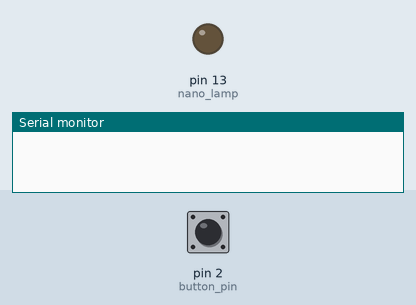
Bench run of a sketch on a simulated Arduino Uno, built with avr-gcc and run on an emulated ATmega328P. On the bench: output pins drawn as LEDs (lit = HIGH), the last lines printed to the serial monitor. The inputs (shaded band) are chosen by the test bench; at power-on: pin 2 (button_pin) HIGH.

Above: at 1.2 s.
1.3 s: pin 2 (button_pin) pulled LOW for 0.15 s
At 2.5 s:
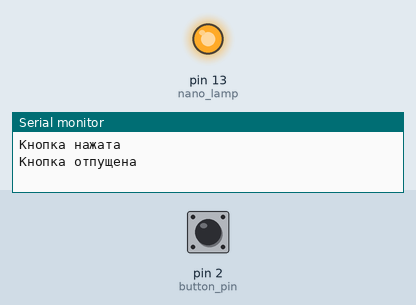
2.9 s: pin 2 (button_pin) pulled LOW for 1 s
At 3.7 s:
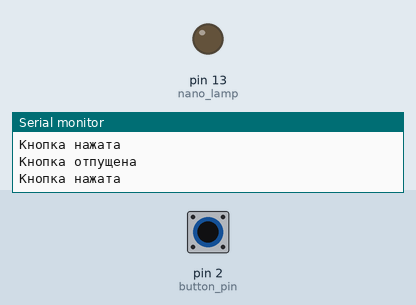
5.4 s: pin 2 (button_pin) pulled LOW for 3.2 s
At 6.8 s:
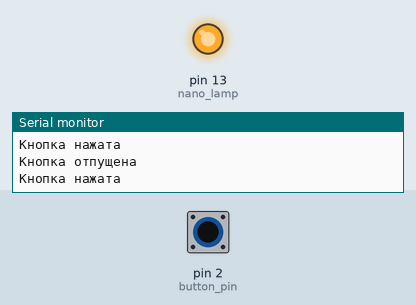
Timing chart, 0 to 8.4 s (numbered marks = the images above; inputs shaded):
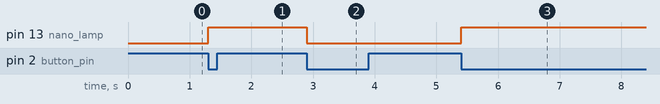

Measured:
- after the input at 1.3 s, pin 13 (nano_lamp): LOW → HIGH at once
- after the input at 2.9 s, pin 13 (nano_lamp): HIGH → LOW at once
- after the input at 5.4 s, pin 13 (nano_lamp): LOW → HIGH at once

The sketch:

buttons.ino
```cpp
#define button_pin 2
#define nano_lamp 13

boolean isButtonPressed = 0; // State of button
boolean light = 0; // State of the arduino led

unsigned long last_click = 0;

void setup() {
    Serial.begin(9600);
    pinMode(button_pin, INPUT_PULLUP);
    pinMode(nano_lamp, OUTPUT);
}

void loop() {
    boolean button = !digitalRead(button_pin);

    if(button == 1 && isButtonPressed == 0 && millis() - last_click > 50){
        last_click = millis;

        Serial.println("Кнопка нажата");
        isButtonPressed = 1;
        light = !light;
    }
    if(button == 0 && isButtonPressed == 1) {
        isButtonPressed = 0;
        Serial.println("Кнопка отпущена");
    }


    digitalWrite(nano_lamp, light);
}
```
